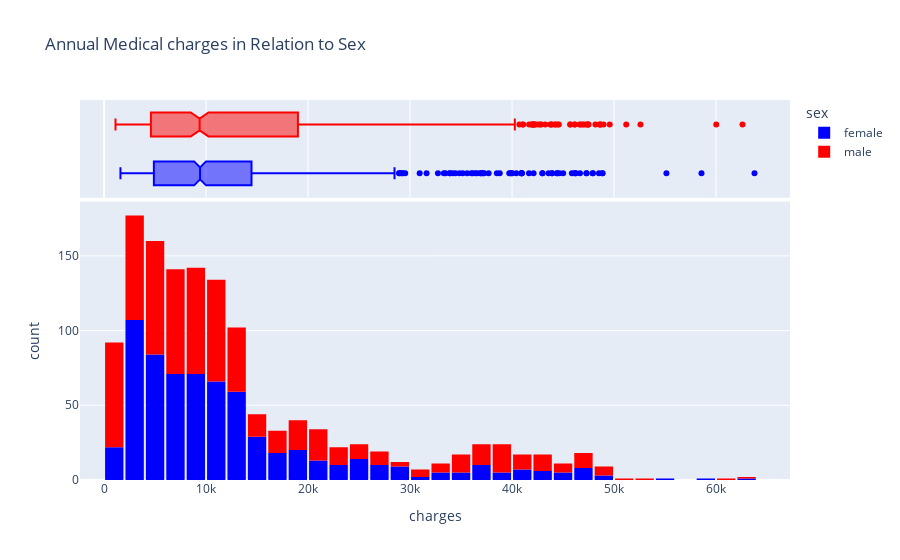

Notebook cell for this chart:
### Code cell
fig = px.histogram(df_medical, x='charges', marginal='box', color='sex', color_discrete_sequence=['blue', 'red'], title='Annual Medical charges in Relation to Sex')
fig.update_layout(bargap=0.1)
fig.show()

### Figure 1 — Plotly figure (JSON) as saved in the notebook; plotly's stock layout.template omitted (floating-point values rounded to 4 significant figures; data arrays with more than 128 entries replaced by an {"elided": "..."} marker saying what was removed)
{"data": [{"alignmentgroup": "True", "bingroup": "x", "hovertemplate": "sex=female<br>charges=%{x}<br>count=%{y}<extra></extra>", "legendgroup": "female", "marker": {"color": "blue"}, "name": "female", "offsetgroup": "female", "orientation": "v", "showlegend": true, "type": "histogram", "x": {"elided": "662 float values"}, "xaxis": "x", "yaxis": "y"}, {"alignmentgroup": "True", "hovertemplate": "sex=female<br>charges=%{x}<extra></extra>", "legendgroup": "female", "marker": {"color": "blue"}, "name": "female", "notched": true, "offsetgroup": "female", "showlegend": false, "type": "box", "x": {"elided": "662 float values"}, "xaxis": "x2", "yaxis": "y2"}, {"alignmentgroup": "True", "bingroup": "x", "hovertemplate": "sex=male<br>charges=%{x}<br>count=%{y}<extra></extra>", "legendgroup": "male", "marker": {"color": "red"}, "name": "male", "offsetgroup": "male", "orientation": "v", "showlegend": true, "type": "histogram", "x": {"elided": "676 float values"}, "xaxis": "x", "yaxis": "y"}, {"alignmentgroup": "True", "hovertemplate": "sex=male<br>charges=%{x}<extra></extra>", "legendgroup": "male", "marker": {"color": "red"}, "name": "male", "notched": true, "offsetgroup": "male", "showlegend": false, "type": "box", "x": {"elided": "676 float values"}, "xaxis": "x2", "yaxis": "y2"}], "layout": {"bargap": 0.1, "barmode": "relative", "legend": {"title": {"text": "sex"}, "tracegroupgap": 0}, "title": {"text": "Annual Medical charges in Relation to Sex"}, "xaxis": {"anchor": "y", "domain": [0, 1], "title": {"text": "charges"}}, "xaxis2": {"anchor": "y2", "domain": [0, 1], "matches": "x", "showgrid": true, "showticklabels": false}, "yaxis": {"anchor": "x", "domain": [0, 0.7326], "title": {"text": "count"}}, "yaxis2": {"anchor": "x2", "domain": [0.7426, 1], "matches": "y2", "showgrid": false, "showline": false, "showticklabels": false, "ticks": ""}}}
